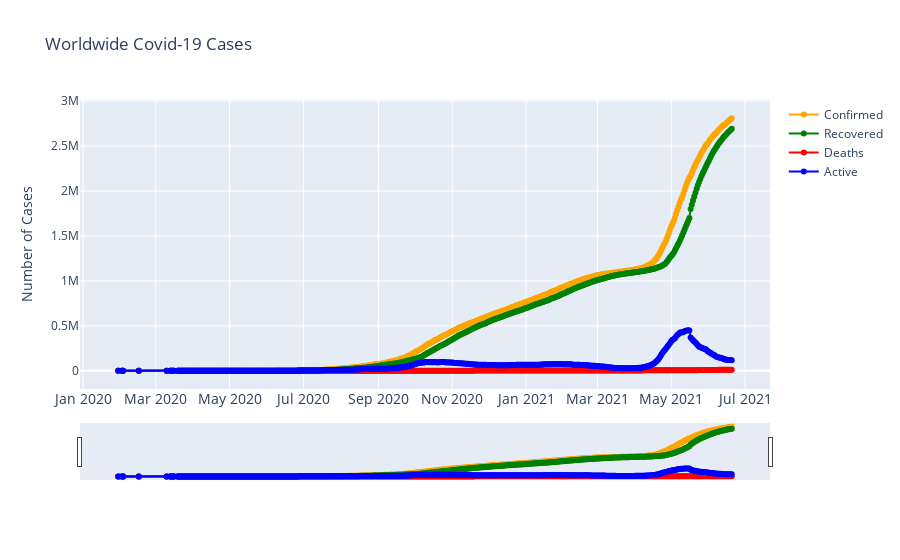

Notebook cell for this chart:
### Code cell
fig2 = go.Figure()
fig2.add_trace(go.Scatter(x = temp['Date'], y = temp['Confirmed'], mode = 'lines+markers', name = 'Confirmed', line = dict(color = "Orange", width = 2)))
fig2.add_trace(go.Scatter(x =temp['Date'], y = temp['Recovered'], mode = 'lines+markers', name = 'Recovered', line = dict(color = "Green", width = 2)))
fig2.add_trace(go.Scatter(x = temp['Date'], y = temp['Death'], mode = 'lines+markers', name = 'Deaths', line = dict(color = "Red", width = 2)))
fig2.add_trace(go.Scatter(x = temp['Date'], y = temp['Confirmed']-temp['Recovered'], mode = 'lines+markers', name = 'Active', line = dict(color = "Blue", width = 2)))
fig2.update_layout(title = 'Worldwide Covid-19 Cases', xaxis_tickfont_size = 14, yaxis = dict(title = 'Number of Cases'))

#fig.show()
fig2.update_layout(xaxis_rangeslider_visible=True)
fig2.show()

### Figure 1 — Plotly figure (JSON) as saved in the notebook; plotly's stock layout.template omitted (floating-point values rounded to 4 significant figures; data arrays with more than 128 entries replaced by an {"elided": "..."} marker saying what was removed)
{"data": [{"line": {"color": "Orange", "width": 2}, "mode": "lines+markers", "name": "Confirmed", "type": "scatter", "x": {"elided": "468 str values"}, "y": {"elided": "468 int values"}}, {"line": {"color": "Green", "width": 2}, "mode": "lines+markers", "name": "Recovered", "type": "scatter", "x": {"elided": "468 str values"}, "y": {"elided": "468 int values"}}, {"line": {"color": "Red", "width": 2}, "mode": "lines+markers", "name": "Deaths", "type": "scatter", "x": {"elided": "468 str values"}, "y": {"elided": "468 int values"}}, {"line": {"color": "Blue", "width": 2}, "mode": "lines+markers", "name": "Active", "type": "scatter", "x": {"elided": "468 str values"}, "y": {"elided": "468 int values"}}], "layout": {"title": {"text": "Worldwide Covid-19 Cases"}, "xaxis": {"rangeslider": {"visible": true}, "tickfont": {"size": 14}}, "yaxis": {"title": {"text": "Number of Cases"}}}}
